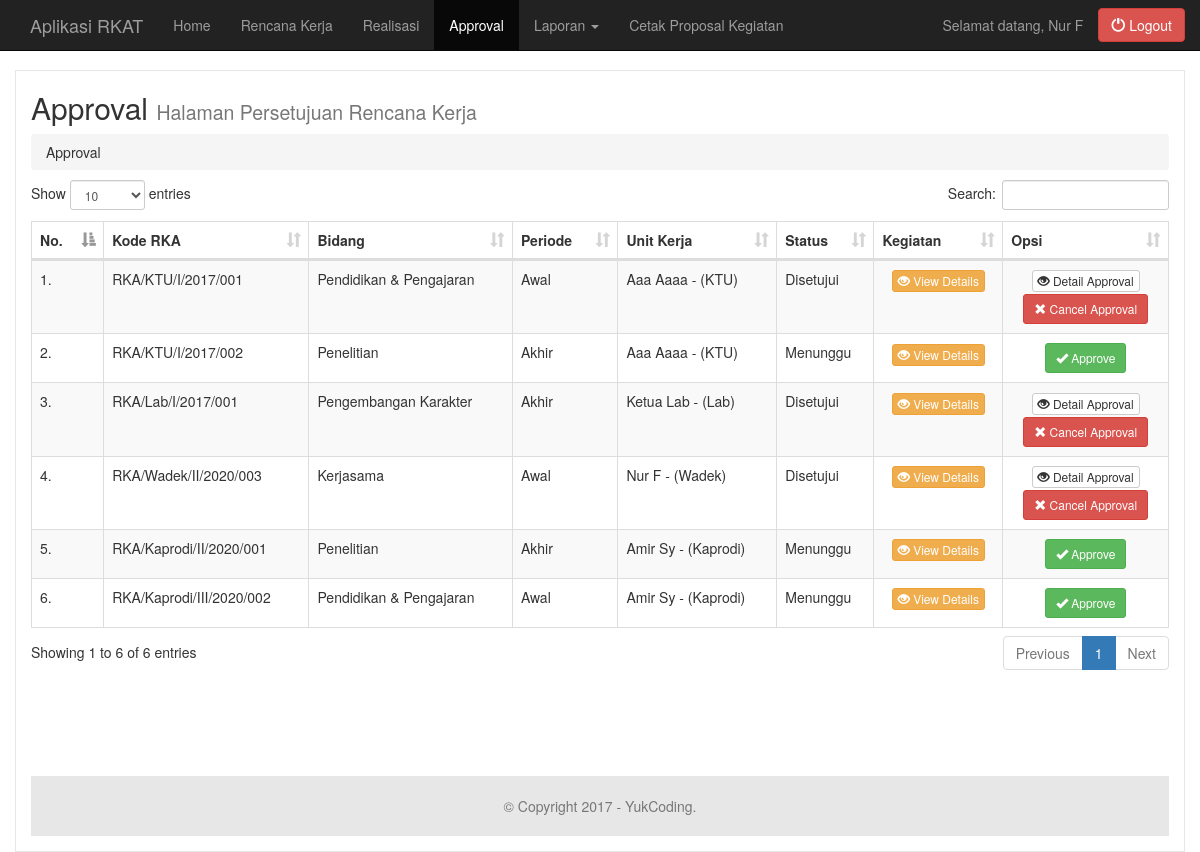
Page /?page=approval (signed in) on the committed database.
### tables this page shows
CREATE TABLE `tb_rencanakerja` (
  `id_rka` int(4) NOT NULL,
  `kode_rka` varchar(50) NOT NULL,
  `id_bidang` int(4) NOT NULL,
  `periode` enum('awal','akhir') NOT NULL,
  `unit_kerja` int(4) NOT NULL,
  `status_approval` enum('disetujui','menunggu') NOT NULL
);

CREATE TABLE `tb_kegiatan` (
  `id_kegiatan` int(4) NOT NULL,
  `kode_rka` varchar(50) NOT NULL,
  `latar_belakang` text NOT NULL,
  `maksud` text NOT NULL,
  `tujuan` text NOT NULL,
  `judul_kegiatan` text NOT NULL,
  `tgl_awal` date NOT NULL,
  `tgl_akhir` date NOT NULL,
  `tempat` varchar(150) NOT NULL,
  `peserta` text NOT NULL,
  `jumlah_hari` int(4) NOT NULL,
  `p_penanggungjawab` varchar(100) NOT NULL,
  `p_ketua` varchar(100) NOT NULL,
  `p_sekretaris` varchar(100) NOT NULL,
  `p_bendahara` varchar(100) NOT NULL,
  `p_instruktur` varchar(100) NOT NULL,
  `p_asisten` varchar(100) NOT NULL,
  `b_kesekretariatan` int(8) NOT NULL,
  `b_konsumsi` int(8) NOT NULL,
  `b_honorarium` int(8) NOT NULL,
  `b_total` int(8) NOT NULL
);

CREATE TABLE `tb_bidanggarapan` (
  `id_bidang` int(4) NOT NULL,
  `nama_bidang` varchar(50) NOT NULL
);

CREATE TABLE `tb_unitkerja` (
  `id_uk` int(4) NOT NULL,
  `nama_uk` varchar(50) NOT NULL,
  `username_uk` varchar(40) NOT NULL,
  `password_uk` varchar(40) NOT NULL,
  `jenis_uk` enum('Wadek','Kaprodi','Sekprodi','Lab','KTU','Dekan') NOT NULL
);

### _koneksi.php (called while the page is built, shortened)
<?php
$host = "localhost";
$user = "root";
$pass = "";
$database = "db_rkat";
require_once "controllers/_database.php";
function tgl_indo($tgl) {
	$tanggal = substr($tgl,8,2);
	$bulan = substr($tgl,5,2);
	$tahun = substr($tgl,0,4);
	return $tanggal.'/'.$bulan.'/'.$tahun;
}
?>

### controllers/_database.php (called while the page is built, shortened)
<?php
class Database {
	public $conn;
	function __construct($host, $user, $pass, $database) {
		$this->host = $host;
		$this->user = $user;
		$this->pass = $pass;
		$this->database = $database;
		$this->conn = new mysqli($this->host, $this->user, $this->pass, $this->database) or die(mysqli_error());
	}
	public function fetch($table, $where = null) {
		$sql = "SELECT * FROM $table";
		if($where != null) { $sql .= " WHERE $where"; }
		$query = $this->conn->query($sql) or die ($this->conn->error);
		return $query;
	}
	public function fetch_join($sql) {
		$query = $this->conn->query($sql) or die ($this->conn->error);
		return $query;
	}
}
?>

### controllers/Main.php (called while the page is built, shortened)
<?php
$connection = new Database($host, $user, $pass, $database);
class Main {
	public $mysqli; protected $db;
	function __construct($connection) {
		$this->mysqli = $connection;
	}
	public function show_rka_join($where = null) {
		$sql = "SELECT * FROM tb_rencanakerja INNER JOIN tb_bidanggarapan ON tb_rencanakerja.id_bidang = tb_bidanggarapan.id_bidang INNER JOIN tb_unitkerja ON tb_rencanakerja.unit_kerja = tb_unitkerja.id_uk INNER JOIN tb_kegiatan ON tb_rencanakerja.kode_rka = tb_kegiatan.kode_rka";
		$query = $this->mysqli->fetch_join($sql);
		return $query;
	}
	public function show_approval($id) {
		$query = $this->mysqli->fetch("tb_approval JOIN tb_unitkerja ON tb_approval.disetujui_oleh = tb_unitkerja.id_uk", "id_rka = '$id'");
		return $query;
	}
}
?>

### views/approval.php (the view, shortened to what this page needs)
<div class="row">
	<div class="col-lg-12">
	    <h2>Approval <small>Halaman Persetujuan Rencana Kerja</small></h2>
	    <ol class="breadcrumb" style="margin-bottom: 10px">
	      <li>Approval</li>
	    </ol>
	</div>
</div>
<div class="row">
	<?php if(@$_GET['act'] == '') { ?>
		<div class="col-lg-12">
			<div class="table-responsive">
				<table class="table table-bordered table-hover table-striped" id="dataTables-rka">
					<thead>
						<tr>
							<th>No.</th>
							<th>Kode RKA</th>
							<th>Bidang</th>
							<th>Periode</th>
							<th>Unit Kerja</th>
							<th>Status</th>
							<th>Kegiatan</th>
							<th>Opsi</th>
						</tr>
					</thead>
					<tbody>
						<?php
			            $no = 1;
			            $query = $main->show_rka_join();
			            while($data =  $query->fetch_array()) { ?>
				    		<tr>
				                <td><?php echo $no++."."; ?></td>
				                <td><?php echo $data['kode_rka']; ?></td>
				                <td><?php echo $data['nama_bidang']; ?></td>
				                <td><?php echo ucfirst($data['periode']); ?></td>
				                <td><?php echo ucwords($data['nama_uk'])." - (".$data['jenis_uk'].")"; ?></td>
								<td><?php echo ucfirst($data['status_approval']); ?></td>
								<?php $query_approval = $main->show_approval($data['id_rka']);
								$data_approval = $query_approval->fetch_object(); ?>
								<td align="center">
									<a data-toggle="modal" data-target="#view_keg" class="btn btn-warning btn-xs" id="view_kegiatan" data-koderka="<?php echo $data['kode_rka']; ?>" data-latar="<?php echo $data['latar_belakang']; ?>" data-maksud="<?php echo $data['maksud']; ?>" data-tujuan="<?php echo $data['tujuan']; ?>" data-judul="<?php echo $data['judul_kegiatan']; ?>" data-tglawal="<?php echo tgl_indo($data['tgl_awal']); ?>" data-tglakhir="<?php echo tgl_indo($data['tgl_akhir']); ?>" data-tempat="<?php echo $data['tempat']; ?>" data-peserta="<?php echo $data['peserta']; ?>" data-jmlhari="<?php echo $data['jumlah_hari']; ?>" data-penanggungjawab="<?php echo ucwords($data['p_penanggungjawab']); ?>" data-ketua="<?php echo $data['p_ketua']; ?>" data-sekretaris="<?php echo $data['p_sekretaris']; ?>" data-bendahara="<?php echo $data['p_bendahara']; ?>" data-instruktur="<?php echo $data['p_instruktur']; ?>" data-asisten="<?php echo $data['p_asisten']; ?>" data-kesekretariatan="<?php echo "Rp. ".number_format($data['b_kesekretariatan'], 2, ",", "."); ?>" data-konsumsi="<?php echo "Rp. ".number_format($data['b_konsumsi'], 2, ",", "."); ?>" data-honorarium="<?php echo "Rp. ".number_format($data['b_honorarium'], 2, ",", "."); ?>" data-total="<?php echo "Rp. ".number_format($data['b_total'], 2, ",", "."); ?>"><i class="glyphicon glyphicon-eye-open"></i> View Details</a>
								</td>
								<td align="center" id="opsi">
									<?php if($data['status_approval'] == "disetujui") { ?>
										<a data-toggle="modal" data-target="#view_approval" class="btn btn-default btn-xs" id="doview_a" data-rka="<?php echo $data['kode_rka']; ?>" data-anggaran="<?php echo "Rp. ".number_format($data_approval->anggaran_approval, 2, ",", "."); ?>" data-oleh="<?php echo $data_approval->jenis_uk." (".$data_approval->nama_uk.")"; ?>"><i class="glyphicon glyphicon-eye-open"></i> Detail Approval</a><br>
										<a href="?page=approval&act=cancel&id=<?php echo $data['id_rka']; ?>" onclick="return confirm('Yakin akan men-cancel approval ini?')" class="btn btn-danger btn-sm"><i class="glyphicon glyphicon-remove"></i> Cancel Approval</a>
									<?php } else { ?>
										<a data-toggle="modal" data-target="#approve" id="doapprove" data-koderka="<?php echo $data['kode_rka']; ?>" data-idrka="<?php echo $data['id_rka']; ?>" class="btn btn-success btn-sm"><i class="glyphicon glyphicon-ok"></i> Approve</a>
									<?php } ?>
								</td>
							</tr>
						<?php
						} ?>
					</tbody>
				</table>
			</div>
		</div>
	<?php
	} else if(@$_GET['act'] == 'cancel') {
		$main->del_approval($_GET['id']);
	} ?>
</div>

### index.php (shortened to what this page needs)
<?php
require_once "_koneksi.php";
include "controllers/Main.php";
$main = new Main($connection);
?>
<!DOCTYPE html>
<html lang="en">
	<head>
		<link href="/rkat/assets/css/bootstrap.min.css" rel="stylesheet">
		<link href="/rkat/assets/css/custom.css" rel="stylesheet">
		<link href="/rkat/assets/dataTables/dataTables.bootstrap.min.css" rel="stylesheet">
	</head>
	<body>
		<nav class="navbar navbar-inverse navbar-fixed-top">
			<div class="container">
				<div class="navbar-header">
					<a class="navbar-brand" href="./">Aplikasi RKAT</a>
				</div>
				<div id="navbar" class="navbar-collapse collapse">
					<ul class="nav navbar-nav">
						<li <?php echo @$_GET['page'] == '' ? 'class="active"' : null; ?>><a href="/rkat">Home</a></li>
						<?php if(@$_SESSION['level'] != "Dekan") { ?>
							<li <?php echo @$_GET['page'] == 'rka' ? 'class="active"' : null; ?>><a href="/rkat?page=rka">Rencana Kerja</a></li>
							<li <?php echo @$_GET['page'] == 'realisasi' ? 'class="active"' : null; ?>><a href="/rkat?page=realisasi">Realisasi</a></li>
						<?php }
						if(@$_SESSION['level'] == "Wadek" || @$_SESSION['level'] == "Kaprodi" || @$_SESSION['level'] == "Dekan") { ?>
							<li <?php echo @$_GET['page'] == 'approval' ? 'class="active"' : null; ?>><a href="/rkat?page=approval">Approval</a></li>
							<li class="dropdown">
								<a href="" class="dropdown-toggle" data-toggle="dropdown" role="button" aria-haspopup="true" aria-expanded="false">Laporan <span class="caret"></span></a>
							</li>
						<?php } ?>
						<li><a href="?page=laporan2&act=proposal">Cetak Proposal Kegiatan</a></li>
					</ul>
					<a href="?page=logout" class="btn btn-danger navbar-btn navbar-right"><i class="glyphicon glyphicon-off"></i> Logout</a>
					<ul class="nav navbar-nav navbar-right hidden-xs">
						<li><a>Selamat datang, <?php echo ucwords(@$_SESSION['user']); ?></a></li>
					</ul>
				</div>
			</div>
		</nav>
		<div class="container" id="cont">
			<?php if(@$_GET['page'] == '') { ?>
				<div class="jumbotron">
					<h2>Sistem Informasi RKAT Fakultas</h2>
					<p>Selamat datang di halaman utama</p>
				</div>
			<?php
			} else if(@$_GET['page'] == 'rka') {
				include "views/rencanakerja.php";
			} else if(@$_GET['page'] == 'realisasi') {
				include "views/realisasi.php";
			} else if(@$_GET['page'] == 'approval') {
				include "views/approval.php";
			} else if(@$_GET['page'] == 'laporan') {
				include "views/laporan.php";
			} else if(@$_GET['page'] == 'laporan2') {
				include "views/laporan2.php";
			} else if(@$_GET['page'] == 'logout') {
				include "controllers/Login.php";
				$log = new Login($connection);
				$log->logout_user();
			} ?>
			<footer class="footer" id="footer">
					<p class="text-muted">&copy; Copyright 2017 - YukCoding.</p>
			</footer>
		</div>
	</body>
</html>

### assets/css/custom.css (style rules this page uses)
#cont { border: 1px solid #e7e7e7; margin-top: 70px; padding-top: 15px; padding-bottom: 15px; }
#footer { margin-top: 100px; background-color: #e7e7e7; padding: 20px 20px 10px 20px; text-align: center; }
h2 { margin-top: 5px !important; }
#opsi a { margin-top: 1px; margin-bottom: 1px; }

### rows in the picture
tb_rencanakerja: tb_kegiatan.kode_rka "RKA/KTU/I/2017/001", id_bidang.nama_bidang "Pendidikan & Pengajaran", periode "Awal", tb_unitkerja.nama_uk "Aaa Aaaa", tb_unitkerja.jenis_uk "KTU", status_approval "Disetujui"
tb_rencanakerja: tb_kegiatan.kode_rka "RKA/KTU/I/2017/002", id_bidang.nama_bidang "Penelitian", periode "Akhir", tb_unitkerja.nama_uk "Aaa Aaaa", tb_unitkerja.jenis_uk "KTU", status_approval "Menunggu"
tb_rencanakerja: tb_kegiatan.kode_rka "RKA/Lab/I/2017/001", id_bidang.nama_bidang "Pengembangan Karakter", periode "Akhir", tb_unitkerja.nama_uk "Ketua Lab", tb_unitkerja.jenis_uk "Lab", status_approval "Disetujui"
tb_rencanakerja: tb_kegiatan.kode_rka "RKA/Wadek/II/2020/003", id_bidang.nama_bidang "Kerjasama", periode "Awal", tb_unitkerja.nama_uk "Nur F", tb_unitkerja.jenis_uk "Wadek", status_approval "Disetujui"
tb_rencanakerja: tb_kegiatan.kode_rka "RKA/Kaprodi/II/2020/001", id_bidang.nama_bidang "Penelitian", periode "Akhir", tb_unitkerja.nama_uk "Amir Sy", tb_unitkerja.jenis_uk "Kaprodi", status_approval "Menunggu"
tb_rencanakerja: tb_kegiatan.kode_rka "RKA/Kaprodi/III/2020/002", id_bidang.nama_bidang "Pendidikan & Pengajaran", periode "Awal", tb_unitkerja.nama_uk "Amir Sy", tb_unitkerja.jenis_uk "Kaprodi", status_approval "Menunggu"
